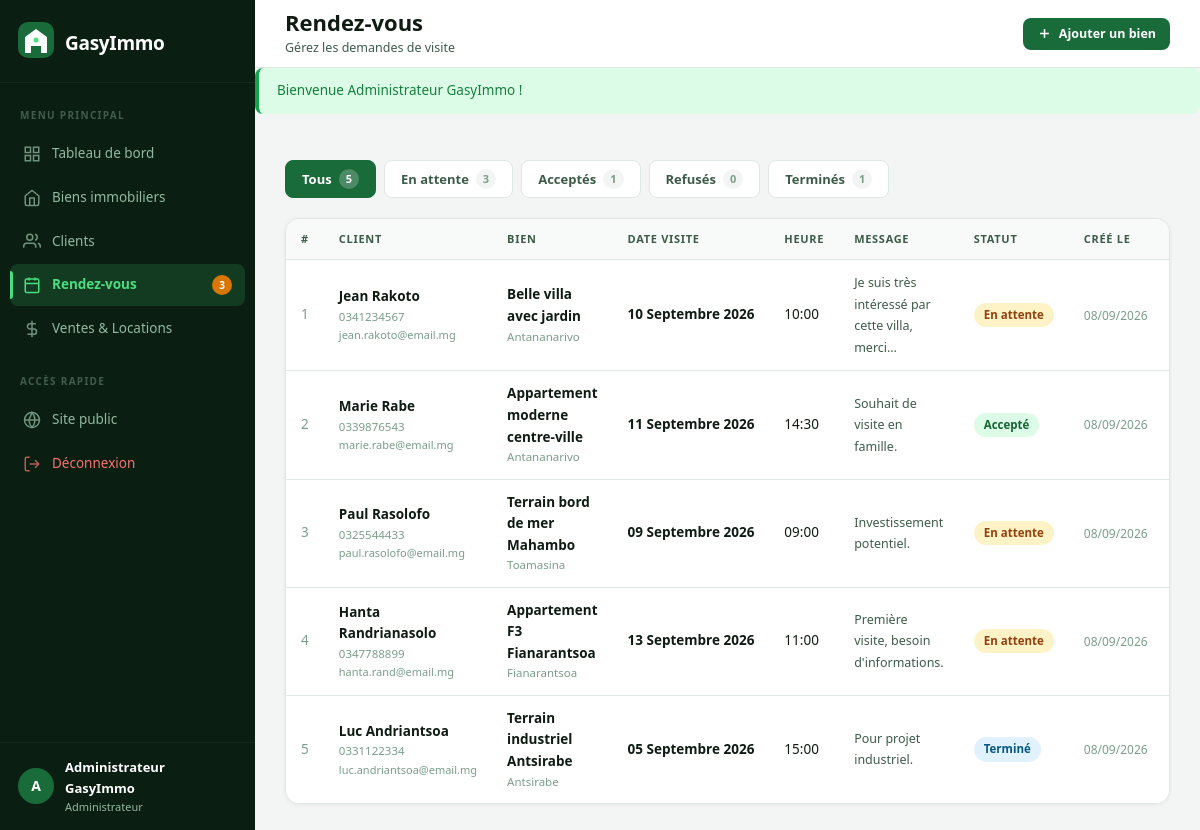
The app's page /admin/rendez_vous.php (signed in) with its own data.
### tables this page shows
CREATE TABLE IF NOT EXISTS rendez_vous (
    id           INT AUTO_INCREMENT PRIMARY KEY,
    client_id    INT  NOT NULL,
    bien_id      INT  NOT NULL,
    date_visite  DATE NOT NULL,
    heure_visite TIME NOT NULL,
    message      TEXT,
    statut       ENUM('en_attente','accepte','refuse','termine') DEFAULT 'en_attente',
    cree_le      DATETIME DEFAULT CURRENT_TIMESTAMP,
    FOREIGN KEY (client_id) REFERENCES clients(id)  ON DELETE CASCADE,
    FOREIGN KEY (bien_id)   REFERENCES biens(id)    ON DELETE CASCADE
);

CREATE TABLE IF NOT EXISTS clients (
    id         INT AUTO_INCREMENT PRIMARY KEY,
    nom        VARCHAR(100) NOT NULL,
    prenom     VARCHAR(100) NOT NULL,
    cin        CHAR(12)     NOT NULL UNIQUE COMMENT 'CIN : exactement 12 chiffres',
    telephone  CHAR(10)     NOT NULL        COMMENT 'Téléphone : exactement 10 chiffres',
    email      VARCHAR(150),
    adresse    TEXT,
    cree_le    DATETIME DEFAULT CURRENT_TIMESTAMP
);

CREATE TABLE IF NOT EXISTS biens (
    id          INT AUTO_INCREMENT PRIMARY KEY,
    titre       VARCHAR(200) NOT NULL,
    type        ENUM('maison','terrain','appartement') NOT NULL,
    ville       VARCHAR(100) NOT NULL,
    adresse     TEXT,
    superficie  DECIMAL(10,2),
    nb_pieces   INT DEFAULT 0,
    etage       INT DEFAULT NULL,
    prix        DECIMAL(15,2) NOT NULL,
    statut      ENUM('disponible','reserve','vendu','loue') DEFAULT 'disponible',
    description TEXT,
    photo       VARCHAR(255)  DEFAULT NULL,
    date_ajout  DATETIME DEFAULT CURRENT_TIMESTAMP
);

### admin/rendez_vous.php (the view, shortened to what this page needs)
<?php
require_once __DIR__ . '/../config/fonctions.php';
$bdd = obtenirBDD();
$filtreStatut = $_GET['statut'] ?? '';
$params = [];
$sql = "
    SELECT r.*,
           CONCAT(c.prenom,' ',c.nom) AS client_nom,
           c.telephone  AS client_tel,
           c.email      AS client_email,
           b.titre      AS bien_titre,
           b.ville      AS bien_ville
    FROM rendez_vous r
    JOIN clients c ON r.client_id = c.id
    JOIN biens   b ON r.bien_id   = b.id
";
$sql .= " ORDER BY r.cree_le DESC";
$stmt = $bdd->prepare($sql);
$stmt->execute($params);
$rdvs = $stmt->fetchAll();
$comptages = [];
foreach (['en_attente','accepte','refuse','termine'] as $s) {
    $comptages[$s] = (int)$bdd->query("SELECT COUNT(*) FROM rendez_vous WHERE statut='$s'")->fetchColumn();
}
$comptages['tous'] = array_sum($comptages);
require_once __DIR__ . '/../includes/entete_admin.php';
?>
<div style="display:flex;gap:8px;margin-bottom:20px;flex-wrap:wrap;">
    <?php
    $onglets = [
        ''           => ['Tous',        $comptages['tous']],
        'en_attente' => ['En attente',  $comptages['en_attente']],
        'accepte'    => ['Acceptés',    $comptages['accepte']],
        'refuse'     => ['Refusés',     $comptages['refuse']],
        'termine'    => ['Terminés',    $comptages['termine']],
    ];
    foreach ($onglets as $val => [$libelle, $nb]):
        $estActif = $filtreStatut === $val;
    ?>
    <a href="?statut=<?= esc($val) ?>"
       style="display:inline-flex;align-items:center;gap:7px;padding:8px 16px;border-radius:8px;font-size:13px;font-weight:600;border:1.5px solid <?= $estActif ? '#1a6b3a' : '#dde8e2' ?>;background:<?= $estActif ? '#1a6b3a' : '#fff' ?>;color:<?= $estActif ? '#fff' : '#3d5c48' ?>;text-decoration:none;">
        <?= esc($libelle) ?>
        <span style="background:<?= $estActif ? 'rgba(255,255,255,.22)' : '#f3f5f4' ?>;padding:1px 7px;border-radius:10px;font-size:11px;color:<?= $estActif ? '#fff' : '#7a9e89' ?>;">
            <?= $nb ?>
        </span>
    </a>
    <?php endforeach; ?>
</div>
<div class="enveloppe-table">
    <table>
        <thead>
            <tr>
                <th>#</th>
                <th>Client</th>
                <th>Bien</th>
                <th>Date visite</th>
                <th>Heure</th>
                <th>Message</th>
                <th>Statut</th>
                <th>Créé le</th>
                <th>Actions</th>
            </tr>
        </thead>
        <tbody>
            <?php if (empty($rdvs)): ?>
            <tr><td colspan="9">
                <div class="etat-vide">
                    <svg viewBox="0 0 24 24" fill="none" stroke="currentColor" stroke-width="1.5" width="50" height="50">
                        <rect x="3" y="4" width="18" height="18" rx="2"/>
                        <line x1="16" y1="2" x2="16" y2="6"/>
                        <line x1="8"  y1="2" x2="8"  y2="6"/>
                        <line x1="3"  y1="10" x2="21" y2="10"/>
                    </svg>
                    <h3>Aucun rendez-vous</h3>
                    <p>Aucun rendez-vous dans cette catégorie.</p>
                </div>
            </td></tr>
            <?php else: ?>
            <?php foreach ($rdvs as $rdv): ?>
            <tr>
                <td style="color:#7a9e89;"><?= $rdv['id'] ?></td>
                <td>
                    <div style="font-weight:600;"><?= esc($rdv['client_nom']) ?></div>
                    <div style="font-size:11.5px;color:#7a9e89;"><?= esc($rdv['client_tel']) ?></div>
                    <?php if ($rdv['client_email']): ?>
                        <div style="font-size:11px;color:#7a9e89;"><?= esc($rdv['client_email']) ?></div>
                    <?php endif; ?>
                </td>
                <td>
                    <div style="font-weight:600;max-width:160px;"><?= esc($rdv['bien_titre']) ?></div>
                    <div style="font-size:11.5px;color:#7a9e89;"><?= esc($rdv['bien_ville']) ?></div>
                </td>
                <td style="white-space:nowrap;font-weight:600;">
                    <?= formatDate($rdv['date_visite']) ?>
                </td>
                <td><?= esc(substr($rdv['heure_visite'], 0, 5)) ?></td>
                <td style="max-width:150px;">
                    <?php if ($rdv['message']): ?>
                        <span style="font-size:12.5px;color:#3d5c48;"
                              title="<?= esc($rdv['message']) ?>">
                            <?= esc(mb_substr($rdv['message'], 0, 45)) ?><?= mb_strlen($rdv['message']) > 45 ? '…' : '' ?>
                        </span>
                    <?php else: ?>
                        <span style="color:#7a9e89;">—</span>
                    <?php endif; ?>
                </td>
                <td><?= badgeStatutRdv($rdv['statut']) ?></td>
                <td style="color:#7a9e89;font-size:12px;white-space:nowrap;">
                    <?= date('d/m/Y', strtotime($rdv['cree_le'])) ?>
                </td>
                <td>
                </td>
            </tr>
            <?php endforeach; ?>
            <?php endif; ?>
        </tbody>
    </table>
</div>
<?php require_once __DIR__ . '/../includes/pied_admin.php'; ?>

### config/fonctions.php (shortened to what this page needs)
<?php
function esc(mixed $valeur): string {
    return htmlspecialchars((string)$valeur, ENT_QUOTES, 'UTF-8');
}
function formatDate(string $date): string {
    $ts    = strtotime($date);
    $mois  = ['','Janvier','Février','Mars','Avril','Mai','Juin',
               'Juillet','Août','Septembre','Octobre','Novembre','Décembre'];
    return date('d', $ts) . ' ' . $mois[(int)date('m', $ts)] . ' ' . date('Y', $ts);
}
function badgeStatutRdv(string $statut): string {
    $map = [
        'en_attente' => ['En attente', 'badge-orange'],
        'accepte'    => ['Accepté',    'badge-vert'],
        'refuse'     => ['Refusé',     'badge-rouge'],
        'termine'    => ['Terminé',    'badge-bleu'],
    ];
    $b = $map[$statut] ?? ['Inconnu', 'badge-gris'];
    return '<span class="badge ' . $b[1] . '">' . $b[0] . '</span>';
}
function afficherFlash(): void {
    if (!empty($_SESSION['flash'])) {
        $f     = $_SESSION['flash'];
        $class = $f['type'] === 'succes' ? 'alerte-succes' : 'alerte-erreur';
        echo '<div class="alerte ' . $class . '">' . esc($f['message']) . '</div>';
    }
}

### assets/css/admin.css (style rules this page uses)
:root { --vert-900 : #0a2116; --vert-800 : #0f2d1a; --vert-700 : #1a4a2a; --vert-600 : #1a6b3a; --vert-500 : #2d9a55; --vert-400 : #3db568; --vert-300 : #4ade80; --vert-100 : #dcfce7; --vert-050 : #f0fdf4; --sidebar-bg : #0a1f12; --sidebar-largeur : 255px; --sidebar-texte : #93b8a0; --sidebar-hover : rgba(74,222,128,0.08); --sidebar-actif : rgba(74,222,128,0.14); --fond-app : #f3f5f4; --fond-carte: #ffffff; --texte-1 : #0e1c12; --texte-2 : #3d5c48; --texte-muet : #7a9e89; --bordure : #dde8e2; --rayon-sm : 8px; --rayon-md : 14px; --rayon-lg : 20px; --ombre-sm : 0 1px 4px rgba(0,0,0,.06); --ombre-md : 0 4px 16px rgba(0,0,0,.08); --ombre-lg : 0 8px 32px rgba(0,0,0,.12); --topbar-h : 68px; --couleur-succes : #16a34a; --couleur-avert : #d97706; --couleur-danger : #dc2626; --couleur-info : #0891b2; font-family: 'Segoe UI', 'Helvetica Neue', Arial, sans-serif; }
*, *::before, *::after { box-sizing: border-box; margin: 0; padding: 0; }
html, body { height: 100%; background: var(--fond-app); color: var(--texte-1); font-size: 14px; line-height: 1.6; }
a { text-decoration: none; color: inherit; }
.badge { display: inline-flex; align-items: center; padding: 3px 10px; border-radius: 20px; font-size: 11.5px; font-weight: 600; white-space: nowrap; }
.badge-vert { background: #dcfce7; color: #166534; }
.badge-orange { background: #fef3c7; color: #92400e; }
.badge-bleu { background: #e0f2fe; color: #075985; }
.enveloppe-table { overflow-x: auto; border-radius: var(--rayon-md); border: 1px solid var(--bordure); box-shadow: var(--ombre-sm); }
table { width: 100%; border-collapse: collapse; background: var(--fond-carte); }
thead tr { background: #f7faf8; border-bottom: 1.5px solid var(--bordure); }
th { padding: 11px 15px; text-align: left; font-size: 11px; font-weight: 700; text-transform: uppercase; letter-spacing: .7px; color: var(--texte-2); white-space: nowrap; }
td { padding: 12px 15px; border-bottom: 1px solid var(--bordure); vertical-align: middle; color: var(--texte-1); font-size: 13.5px; }
tr:last-child td { border-bottom: none; }
.alerte { padding: 12px 18px; border-radius: var(--rayon-sm); font-size: 13.5px; font-weight: 500; margin-bottom: 20px; display: flex; align-items: center; gap: 10px; }
.alerte-succes { background: #dcfce7; color: #15803d; border-left: 4px solid #16a34a; }

### records on screen
rendez_vous: id "1", client_nom "Jean Rakoto", client.telephone "0341234567", client.email "jean.rakoto@email.mg", bien.titre "Belle villa avec jardin", bien.ville "Antananarivo", date_visite "10 Septembre 2026", heure_visite "10:00", message "Je suis très intéressé par cette villa, merci", statut "En attente", cree_le "08/09/2026"
rendez_vous: id "2", client_nom "Marie Rabe", client.telephone "0339876543", client.email "marie.rabe@email.mg", bien.titre "Appartement moderne centre-ville", bien.ville "Antananarivo", date_visite "11 Septembre 2026", heure_visite "14:30", message "Souhait de visite en famille.", statut "Accepté", cree_le "08/09/2026"
rendez_vous: id "3", client_nom "Paul Rasolofo", client.telephone "0325544433", client.email "paul.rasolofo@email.mg", bien.titre "Terrain bord de mer Mahambo", bien.ville "Toamasina", date_visite "09 Septembre 2026", heure_visite "09:00", message "Investissement potentiel.", statut "En attente", cree_le "08/09/2026"
rendez_vous: id "4", client_nom "Hanta Randrianasolo", client.telephone "0347788899", client.email "hanta.rand@email.mg", bien.titre "Appartement F3 Fianarantsoa", bien.ville "Fianarantsoa", date_visite "13 Septembre 2026", heure_visite "11:00", message "Première visite, besoin d'informations.", statut "En attente", cree_le "08/09/2026"
rendez_vous: id "5", client_nom "Luc Andriantsoa", client.telephone "0331122334", client.email "luc.andriantsoa@email.mg", bien.titre "Terrain industriel Antsirabe", bien.ville "Antsirabe", date_visite "05 Septembre 2026", heure_visite "15:00", message "Pour projet industriel.", statut "Terminé", cree_le "08/09/2026"

### other values on screen
$nbAttente "3"
mb_substr($_SESSION['admin_nom'] ?? 'A', 0, 1) "A"
$_SESSION['admin_nom'] "Administrateur GasyImmo"
$titrePage "Rendez-vous"
$sousTitrePage "Gérez les demandes de visite"
$f['message'] "Bienvenue Administrateur GasyImmo !"
$libelle "Tous"
$nb "5"
$libelle "En attente"
$nb "3"
$libelle "Acceptés"
$nb "1"
$libelle "Refusés"
$nb "0"
$libelle "Terminés"
